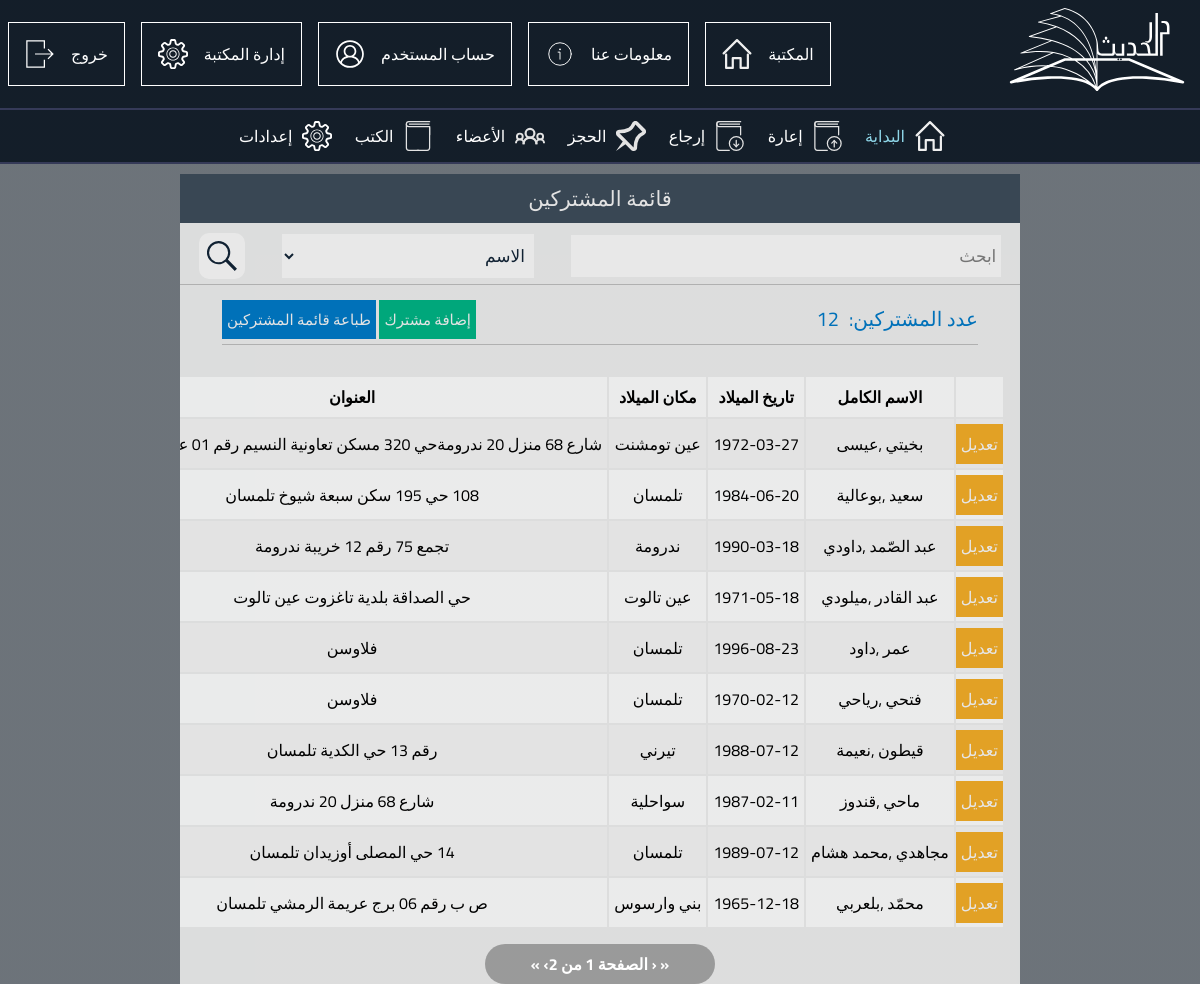
Page /adminpanel/lists/member_list.php (signed in) on the committed database.
### tables this page shows
CREATE TABLE `libuser` (
  `libuser_id` int(11) NOT NULL,
  `libuser_firstname` varchar(255) NOT NULL,
  `libuser_lastname` varchar(255) NOT NULL,
  `libuser_adress` varchar(255) NOT NULL,
  `libuser_birthdate` date NOT NULL,
  `libuser_birthplace` varchar(255) NOT NULL,
  `libuser_susbcriptiondate` date NOT NULL,
  `libuser_speciality` varchar(255) NOT NULL,
  `libuser_phonenumber` varchar(255) NOT NULL,
  `libuser_email` varchar(255) NOT NULL,
  `libuser_blocked` tinyint(1) NOT NULL DEFAULT '0',
  `libuser_memo` varchar(255) DEFAULT NULL,
  `libuser_reference` varchar(16) NOT NULL
);

### adminpanel/lists/member_list.php (the view, shortened to what this page needs)
<?php
    include_once'header.php';
 ?>
                    <div class="panel-title">قائمة المشتركين</div>
                    <form class="panel-search" method="get">
                        <input type="text" placeholder="ابحث" name="search">
                        <select class="selector" id="genre" name="selector">
                            <option value="الاسم"> الاسم  </option>
                        </select>
                        <input type="image" src="../pics/icons/searchBlack.svg" id="search-icon">
                    </form>
                    <div class="container">
                        <div class="panel-footer">
                            <div class="selected-books">
                                <p>عدد المشتركين:</p>
                                <div id="selectedValue">
                                    <?php
                                        $sql = 'select * from libuser';
                                        $result = $conn->query($sql);
                                        echo $result->num_rows;
                                    ?>
                                </div>
                            </div>
                            <div>
                                <input id="add" type="button" value="إضافة مشترك" onclick="location.href='../edit/user-add.php';">
                            <a href="member_list_print.php" id="print"> طباعة قائمة المشتركين</a>
                            </div>
                        </div>
                    </div>
                    <div class="panel-content_">
                        <div class="t2" style="overflow-x:auto;">
                            <table>
                                <?php
                                    $selector ='';
                                    $abc = '';
                                    if(!isset($_GET['search']) or empty($_GET['search'])){
                                        $search = "'%'";
                                    }else{
                                        $search = "'%".$_GET['search']."%'";
                                        $abc =$_GET['search'];
                                    }
                                    $type = "CONCAT(libuser_firstname,  ' ', libuser_lastname)";
                                    $sql= "
                                         SELECT libuser.libuser_id,libuser_firstname,libuser_lastname,libuser_birthdate
                                            ,libuser_birthplace,libuser_adress,libuser_speciality
                                            ,libuser_susbcriptiondate,libuser_email,libuser_phonenumber
                                            ,sum(case when copy_state = 'معار' and borrow_returned = false then 1 else 0 end) as available_copies
                                            ,sum(CASE WHEN (borrow_returndate < now() and borrow_returned = false) THEN 1 ELSE 0 END) as past
                                        from libuser left join
                                            borrow on libuser.libuser_id = borrow.libuser_id
                                            left join copy on copy.copy_id = borrow.copy_id
                                        where $type like $search
                                        group by libuser.libuser_id
                                    ";
                                     $result = $conn->query($sql);
                                    $total  = $result->num_rows ;
                                    $limit = 10;
                                    $pages = ceil($total / $limit);
                                    $page = min($pages, filter_input(INPUT_GET, 'page', FILTER_VALIDATE_INT, array(
                                        'options' => array(
                                            'default'   => 1,
                                            'min_range' => 1,
                                        ),
                                    )));
                                    $offset = ($page - 1)  * $limit;
                                    $sql= "
                                         SELECT libuser.libuser_id,libuser_firstname,libuser_lastname,libuser_birthdate
                                            ,libuser_birthplace,libuser_adress,libuser_speciality
                                            ,libuser_susbcriptiondate,libuser_email,libuser_phonenumber
                                            ,sum(case when copy_state = 'معار'and borrow_returned = false then 1 else 0 end) as available_copies
                                            ,sum(CASE WHEN (borrow_returndate < now() and borrow_returned = false)THEN 1 ELSE 0 END) as past
                                        from libuser left join
                                            borrow on libuser.libuser_id = borrow.libuser_id
                                            left join copy on copy.copy_id = borrow.copy_id
                                        where $type like $search
                                        group by libuser.libuser_id
                                            order by libuser_firstname asc
                                            limit $offset , $limit
                                    ";
                                    $result = $conn->query($sql);
                                    if ($result->num_rows > 0) {
                                        echo '<tr>
                                    <th></th>
                                    <th>الاسم الكامل</th>
                                    <th>تاريخ الميلاد</th>
                                    <th>مكان الميلاد</th>
                                    <th>العنوان</th>
                                    <th>عدد الكتب</th>
                                    <th>تجاوز</th>
                                    <th>المهنة</th>
                                    <th>تاريخ التسجيل</th>
                                    <th>إيميل</th>
                                    <th>الهاتف</th>
                                </tr>';
                                        while ($row = $result->fetch_assoc()) {
                                            if ($row['past'] > 0) {
                                                $state = '../pics/icons/warning.png';
                                            }else{
                                                $state = '../pics/icons/ok.png';
                                            }
                                            echo'
                                                <tr>
                                                <td class="btn-tab"><a class="edit-btn" href="../edit/user-edit.php?userid='.$row["libuser_id"].'">تعديل</a></td>
                                                <td>'.$row["libuser_firstname"].' ,'.$row["libuser_lastname"].'</td>
                                                <td>'.$row["libuser_birthdate"].'</td>
                                                <td>'.$row["libuser_birthplace"].'</td>
                                                <td>'.$row["libuser_adress"].'</td>
                                                <td>'.$row["available_copies"].'</td>
                                                <td><img src="'.$state.'" alt=""></td>
                                                <td>'.$row["libuser_speciality"].'</td>
                                                <td>'.$row["libuser_susbcriptiondate"].'</td>
                                                <td>'.$row["libuser_email"].'</td>
                                                <td>'.$row["libuser_phonenumber"].'</td>
                                                </tr>
                                            ';
                                        }
                                    }
                                    $prevlink = ($page > 1) ? '<a href="?submit=ابحث&page=1&selector='.$selector.'&search='.$abc.'" title="First page">&laquo;</a> <a href="?submit=ابحث&page=' . ($page - 1) . '&selector='.$selector.'&search='.$abc.'" title="Previous page">&lsaquo;</a>' : '<span class="disabled">&laquo;</span> <span class="disabled">&lsaquo;</span>';
                                    $nextlink = ($page < $pages) ? '<a href="?submit=ابحث&page=' . ($page + 1) . '&selector='.$selector.'&search='.$abc.'" title="Next page">&rsaquo;</a> <a href="?submit=ابحث&page=' . $pages . '&selector='.$selector.'&search='.$abc.'" title="Last page">&raquo;</a>' : '<span class="disabled">&rsaquo;</span> <span class="disabled">&raquo;</span>';
                                ?>
                            </table>
                        </div>
                    </div>
                             <?php echo '   <div class=" container">
                                    <div id="paging" class="pagination"><span>', $prevlink, ' الصفحة '.$page.' من '.$pages.$nextlink, '</span></div>
                                    </div>
                                    ';
                             ?>
                </div>
            </div>
        </div>
    </div>
</body>
</html>

### adminpanel/css/admin.css (style rules this page uses)
* { margin: 0; padding: 0; font-family: 'Cairo', sans-serif; text-decoration: none; }
html { background-image: -webkit-gradient(linear, left top, left bottom, from(rgba(11, 22, 33, 0.6)), to(rgba(11, 22, 33, 0.6))), url(../../pics/background.jpg); background-image: linear-gradient(rgba(11, 22, 33, 0.6), rgba(11, 22, 33, 0.6)), url(../../pics/background.jpg); height: 100vh; background-size: cover; background-position: center center; background-repeat: no-repeat; background-attachment: fixed; }

### adminpanel/css/borrow.css (style rules this page uses)
.panel-title { padding: 5px; background-color: rgba(17, 34, 51, .8); font-size: 21px; color: #E3E3E3; text-align: center; }
.panel-search { margin-top: 10px; display: -webkit-inline-box; display: -ms-inline-flexbox; display: inline-flex; width: 100%; -ms-flex-pack: distribute; justify-content: space-around; }
.panel-search > * { font-size: 17px; background-color: rgba(239, 239, 239, .65); color: #112233; }
.panel-search input[type='text'] { width: auto; -ms-flex-preferred-size: 50%; flex-basis: 50%; margin: auto; border: none; padding: 5px; }
.panel-search select { -ms-flex-preferred-size: 30%; flex-basis: 30%; margin: auto; border: none; padding: 5px; }
.panel-search input[type='image'] { padding: 8px; margin: auto; width: 30px; height: 30px; border-radius: 10px; }
table { overflow-x: auto; }
.t2 { padding: 10px; }
table,th , tr , td { padding: 5px; text-align: center; }
table tr:nth-child(odd) { background-color: rgba(239,239,239,.75); }
table tr:nth-child(even) { background-color: rgba(227,227,227,.95); }
.selected-books { font-size: 20px; display: -webkit-inline-box; display: -ms-inline-flexbox; display: inline-flex; color: #0071B9; }
.selected-books p { margin-left: 10px; }
.container { display: -webkit-box; display: -ms-flexbox; display: flex; -webkit-box-orient: vertical; -webkit-box-direction: normal; -ms-flex-direction: column; flex-direction: column; width: 100%; }
.panel-footer { margin: auto; margin-top: 15px; margin-bottom: 15px; width: 90%; display: -webkit-inline-box; display: -ms-inline-flexbox; display: inline-flex; -webkit-box-pack: justify; -ms-flex-pack: justify; justify-content: space-between; }
.panel-footer input { width: 85px; font-size: 15px; border: none; background-color: rgba(246,65,62,1); color: #E3E3E3; -webkit-transition: 1s ease; transition: 1s ease; }
.pagination { margin: 0 auto; border-radius: 25px; padding: 5px; padding-left: 15px; padding-right: 15px; display: -webkit-inline-box; display: -ms-inline-flexbox; display: inline-flex; -webkit-box-pack: justify; -ms-flex-pack: justify; justify-content: center; width: 200px; background-color: rgba(0, 0, 0, .3); font-weight:bold; color: white }
.pagination a { color: white; }

### adminpanel/css/member_list.css (style rules this page uses)
.edit-btn { width: 100%; height: 100%; background-color: rgba(226,161,37,1); color: #E6E6E6; padding: 5px; -webkit-transition: 1s ease; transition: 1s ease; }
.btn-tab { padding: 0; border: none; }
table { margin: auto; }
#print { width: auto; font-size: 15px; padding: 5px; border: none; background-color: rgba(0,113,185,1); color: #E3E3E3; -webkit-transition: 1s ease; transition: 1s ease; }
#add { width: auto; font-size: 15px; padding: 5px; border: none; background-color: rgba(0,167,123,1); color: #E3E3E3; -webkit-transition: 1s ease; transition: 1s ease; }
.panel-search , .panel-footer { padding-bottom: 5px; border-bottom: 1px solid rgba(0,0,0,.2); }

### adminpanel/css/books_list.css (style rules this page uses)
#print { width: auto; font-size: 15px; padding: 5px; border: none; background-color: rgba(0,113,185,1); color: #E3E3E3; -webkit-transition: 1s ease; transition: 1s ease; }
#add { width: auto; font-size: 15px; padding: 5px; border: none; background-color: rgba(0,167,123,1); color: #E3E3E3; -webkit-transition: 1s ease; transition: 1s ease; }
.panel-search , .panel-footer { padding-bottom: 5px; border-bottom: 1px solid rgba(0,0,0,.2); }
.edit-btn { width: 100%; height: 100%; background-color: rgba(226,161,37,1); color: #E6E6E6; padding: 5px; -webkit-transition: 1s ease; transition: 1s ease; }
.btn-tab { padding: 0; border: none; }

### rows in the picture
libuser: libuser_firstname "بخيتي", libuser_lastname "عيسى", libuser_birthdate "1972-03-27", libuser_birthplace "عين تومشنت", libuser_adress "شارع 68 منزل 20 ندرومةحي 320 مسكن تعاونية النسيم رقم 01…"
libuser: libuser_firstname "سعيد", libuser_lastname "بوعالية", libuser_birthdate "1984-06-20", libuser_birthplace "تلمسان", libuser_adress "108 حي 195 سكن سبعة شيوخ تلمسان"
libuser: libuser_firstname "عبد الصّمد", libuser_lastname "داودي", libuser_birthdate "1990-03-18", libuser_birthplace "ندرومة", libuser_adress "تجمع 75 رقم 12 خريبة ندرومة"
libuser: libuser_firstname "عبد القادر", libuser_lastname "ميلودي", libuser_birthdate "1971-05-18", libuser_birthplace "عين تالوت", libuser_adress "حي الصداقة بلدية تاغزوت عين تالوت"
libuser: libuser_firstname "عمر", libuser_lastname "داود", libuser_birthdate "1996-08-23", libuser_birthplace "تلمسان", libuser_adress "فلاوسن"
libuser: libuser_firstname "فتحي", libuser_lastname "رياحي", libuser_birthdate "1970-02-12", libuser_birthplace "تلمسان", libuser_adress "فلاوسن"
libuser: libuser_firstname "قيطون", libuser_lastname "نعيمة", libuser_birthdate "1988-07-12", libuser_birthplace "تيرني", libuser_adress "رقم 13 حي الكدية تلمسان"
libuser: libuser_firstname "ماحي", libuser_lastname "قندوز", libuser_birthdate "1987-02-11", libuser_birthplace "سواحلية", libuser_adress "شارع 68 منزل 20 ندرومة"
libuser: libuser_firstname "مجاهدي", libuser_lastname "محمد هشام", libuser_birthdate "1989-07-12", libuser_birthplace "تلمسان", libuser_adress "14 حي المصلى أوزيدان تلمسان"
libuser: libuser_firstname "محمّد", libuser_lastname "بلعربي", libuser_birthdate "1965-12-18", libuser_birthplace "بني وارسوس", libuser_adress "ص ب رقم 06 برج عريمة الرمشي تلمسان"

### other values in the picture
$result->num_rows "12"
$pages "2"
